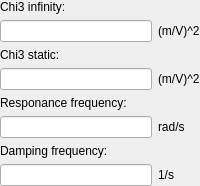
                <widget class="QWidget" name="page_NonlinearRaman">
                 <layout class="QGridLayout" name="gridLayout_28">
                  <property name="leftMargin">
                   <number>0</number>
                  </property>
                  <property name="topMargin">
                   <number>0</number>
                  </property>
                  <property name="rightMargin">
                   <number>0</number>
                  </property>
                  <property name="bottomMargin">
                   <number>0</number>
                  </property>
                  <property name="spacing">
                   <number>6</number>
                  </property>
                  <item row="5" column="0">
                   <widget class="QLineEdit" name="lineEdit_ElResonanceFrequency_2"/>
                  </item>
                  <item row="2" column="0">
                   <widget class="QLabel" name="label_141">
                    <property name="text">
                     <string>Chi3 static:</string>
                    </property>
                   </widget>
                  </item>
                  <item row="5" column="1">
                   <widget class="QLabel" name="label_145">
                    <property name="text">
                     <string>rad/s</string>
                    </property>
                   </widget>
                  </item>
                  <item row="7" column="1">
                   <widget class="QLabel" name="label_146">
                    <property name="text">
                     <string>1/s</string>
                    </property>
                   </widget>
                  </item>
                  <item row="1" column="1">
                   <widget class="QLabel" name="label_140">
                    <property name="text">
                     <string>(m/V)^2</string>
                    </property>
                   </widget>
                  </item>
                  <item row="7" column="0">
                   <widget class="QLineEdit" name="lineEdit_ElDampingFrequency_2"/>
                  </item>
                  <item row="3" column="0">
                   <widget class="QLineEdit" name="lineEdit_ElChi3Static_2"/>
                  </item>
                  <item row="0" column="0">
                   <widget class="QLabel" name="label_119">
                    <property name="text">
                     <string>Chi3 infinity:</string>
                    </property>
                   </widget>
                  </item>
                  <item row="1" column="0">
                   <widget class="QLineEdit" name="lineEdit_ElChi3Infinity_2"/>
                  </item>
                  <item row="6" column="0">
                   <widget class="QLabel" name="label_144">
                    <property name="text">
                     <string>Damping frequency:</string>
                    </property>
                   </widget>
                  </item>
                  <item row="3" column="1">
                   <widget class="QLabel" name="label_142">
                    <property name="text">
                     <string>(m/V)^2</string>
                    </property>
                   </widget>
                  </item>
                  <item row="4" column="0">
                   <widget class="QLabel" name="label_143">
                    <property name="text">
                     <string>Responance frequency:</string>
                    </property>
                   </widget>
                  </item>
                 </layout>
                </widget>
